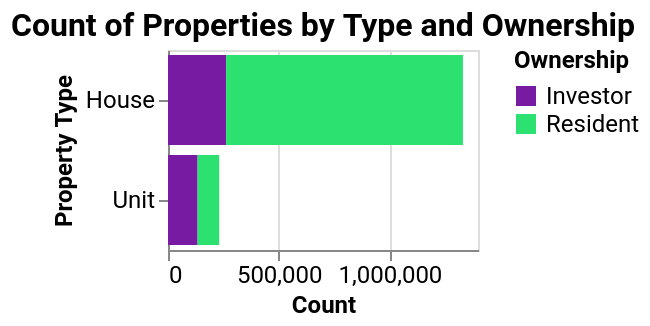

Vega-Lite specification stored for this chart:
### Vega-Lite specification from a JSON file in a GitHub repository (floating-point values rounded to 4 significant figures)
{"$schema": "https://vega.github.io/schema/vega-lite/v5.json", "width": 155, "height": 100, "config": {"background": null, "axis": {"labelFont": "roboto", "titleFont": "roboto", "labelFontSize": 12, "titleFontSize": 12}, "legend": {"labelFont": "roboto", "titleFont": "roboto", "labelFontSize": 12, "titleFontSize": 12}, "header": {"labelFont": "roboto", "titleFont": "roboto"}, "mark": {"font": "roboto"}, "title": {"font": "roboto", "subtitleFont": "roboto", "fontSize": 16}}, "title": "Count of Properties by Type and Ownership", "data": {"values": [{"ptype": "House", "own_type": "Investor ", "count": 262412}, {"ptype": "Unit", "own_type": "Investor ", "count": 133689}, {"ptype": "House", "own_type": "Resident ", "count": 1069628}, {"ptype": "Unit", "own_type": "Resident ", "count": 97607}]}, "mark": "bar", "encoding": {"x": {"field": "count", "type": "quantitative", "title": "Count"}, "y": {"field": "ptype", "type": "nominal", "title": "Property Type"}, "color": {"field": "own_type", "title": "Ownership", "scale": {"domain": ["Investor ", "Resident "], "range": ["#771CA2", "#2DE171"]}}, "tooltip": [{"field": "ptype", "type": "nominal", "title": "Property Type"}, {"field": "own_type", "type": "nominal", "title": "Ownership Type"}, {"field": "count", "type": "nominal", "title": "Count of Properties"}]}}
